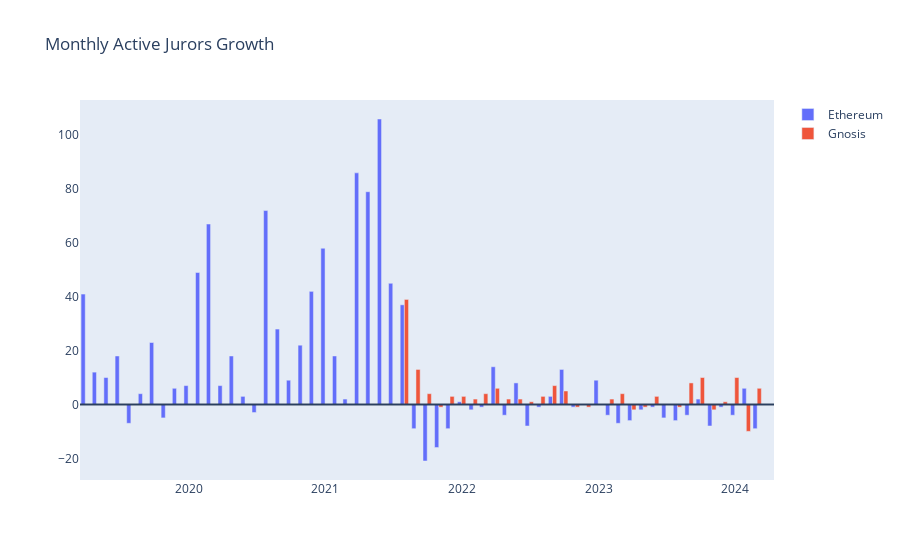

The code cell stored with this chart in its notebook:
### Code cell
growth_eth = active_jurors_eth.diff()
growth_gno = active_jurors_gno.diff()

growth_eth = growth_eth.resample('M').sum()
growth_gno = growth_gno.resample('M').sum()

fig = go.Figure(data=[
    go.Bar(x=growth_eth.index, y=growth_eth['active_jurors'], name="Ethereum"),
    go.Bar(x=growth_gno.index, y=growth_gno['active_jurors'], name="Gnosis"),
    ]
    )
fig.update_layout(
     xaxis=dict(showgrid=False), 
     yaxis=dict(showgrid=False),
     title=dict(text="Monthly Active Jurors Growth")
)
fig.add_hline(y=0)
fig.show()
